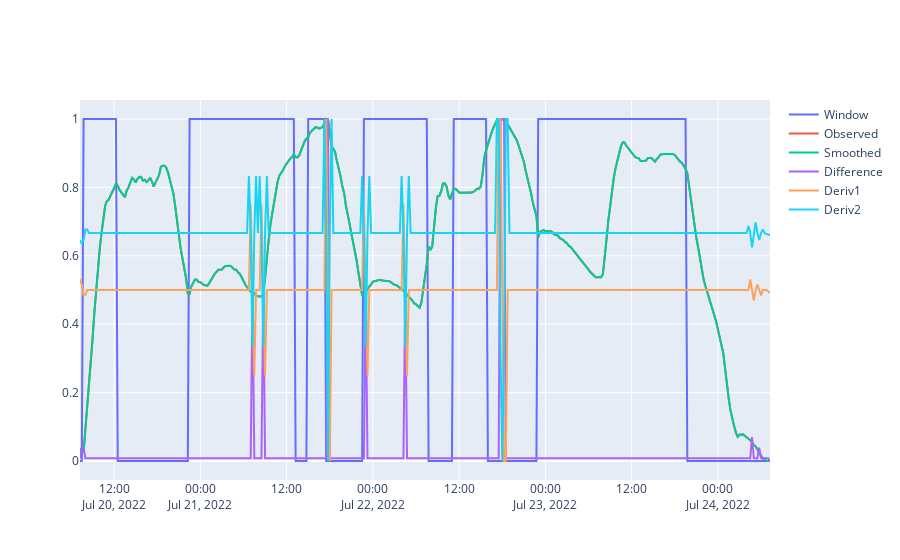

Notebook code cell kept with this figure:
### Code cell
w1.plot_analysis()

### Figure 1 — Plotly figure (JSON) as saved in the notebook; plotly's stock layout.template omitted (floating-point values rounded to 4 significant figures; data arrays with more than 128 entries replaced by an {"elided": "..."} marker saying what was removed)
{"data": [{"mode": "lines", "name": "Window", "type": "scatter", "x": {"elided": "385 str values"}, "y": {"elided": "385 int values"}}, {"mode": "lines", "name": "Observed", "type": "scatter", "x": {"elided": "385 str values"}, "y": {"elided": "385 float values"}}, {"mode": "lines", "name": "Smoothed", "type": "scatter", "x": {"elided": "385 str values"}, "y": {"elided": "385 float values"}}, {"mode": "lines", "name": "Difference", "type": "scatter", "x": {"elided": "385 str values"}, "y": {"elided": "385 float values"}}, {"mode": "lines", "name": "Deriv1", "type": "scatter", "x": {"elided": "385 str values"}, "y": {"elided": "385 float values"}}, {"mode": "lines", "name": "Deriv2", "type": "scatter", "x": {"elided": "385 str values"}, "y": {"elided": "385 float values"}}], "layout": {}}
